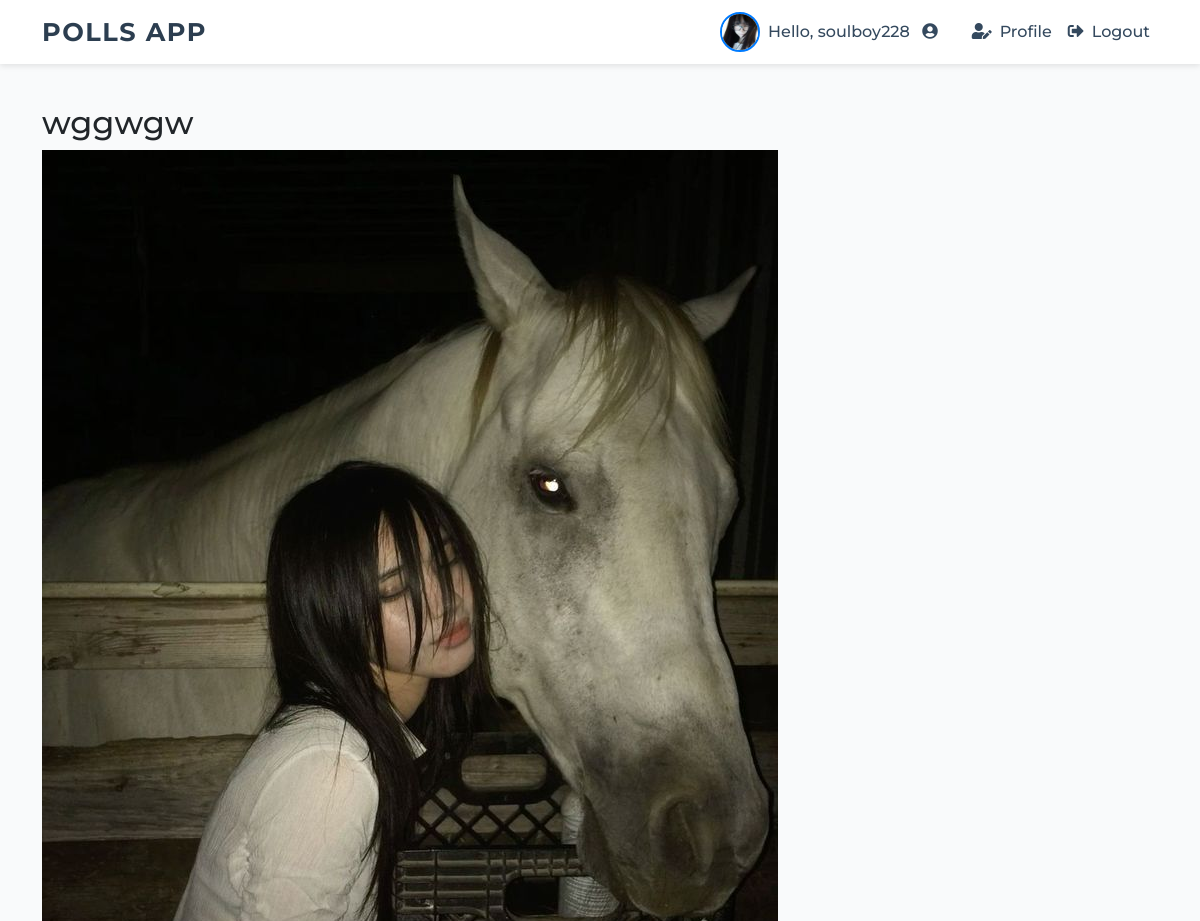
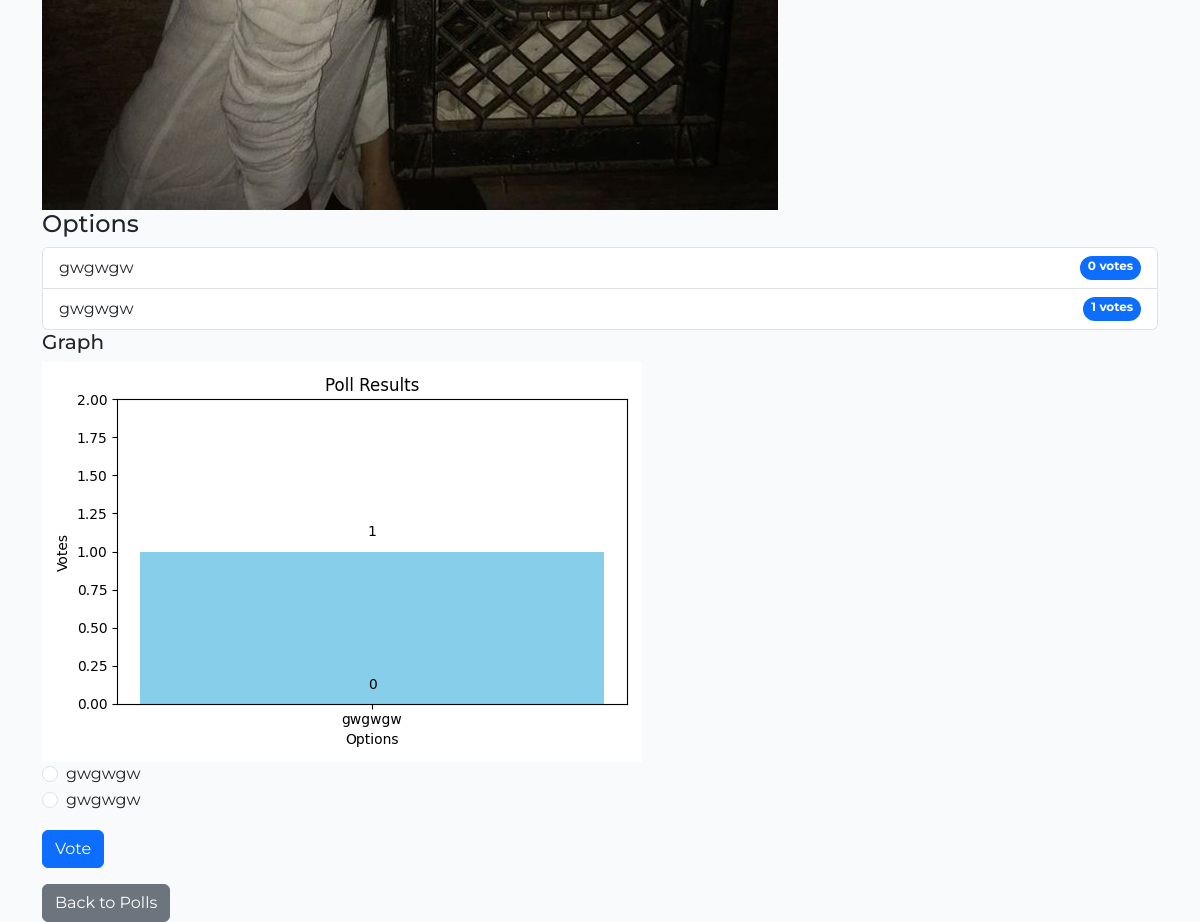
The app's page /poll/2 (signed in) with its own data (2 pictures, top to bottom).
### app.py (models this page shows, shortened)
class User(UserMixin, db.Model):
    id = db.Column(db.Integer, primary_key=True)
    username = db.Column(db.String(150), unique=True, nullable=False)
    password_hash = db.Column(db.String(256), nullable=False)
    is_admin = db.Column(db.Boolean, default=False)
    avatar_filename = db.Column(db.String(300), nullable=True)
    votes = db.relationship('Vote', backref='user', lazy=True)

class Poll(db.Model):
    id = db.Column(db.Integer, primary_key=True)
    question = db.Column(db.String(500), nullable=False)
    image_filename = db.Column(db.String(300))
    options = db.relationship('Option', backref='poll', lazy=True)
    votes = db.relationship('Vote', backref='poll', lazy=True)

class Option(db.Model):
    id = db.Column(db.Integer, primary_key=True)
    text = db.Column(db.String(200), nullable=False)
    poll_id = db.Column(db.Integer, db.ForeignKey('poll.id'), nullable=False)
    votes = db.relationship('Vote', backref='option', lazy=True)

### app.py (the view, shortened to what this page needs)
@app.route('/poll/<int:poll_id>', methods=['GET', 'POST'])
@login_required
def poll_detail(poll_id):
    poll = Poll.query.get_or_404(poll_id)
    voted = Vote.query.filter_by(user_id=current_user.id, poll_id=poll_id).first()
    votes_count = {option.id: len(option.votes) for option in poll.options}
    total_votes = sum(votes_count.values())
    chart_filename = None
    if voted:
        chart_filename = create_poll_chart(poll)
    return render_template('poll_detail.html', poll=poll, voted=voted, votes_count=votes_count, total_votes=total_votes, chart_filename=chart_filename)

### app.py (called while the page is built)
@login_manager.user_loader
def load_user(user_id):
    return User.query.get(int(user_id))

def create_poll_chart(poll):
    labels = [option.text for option in poll.options]
    votes = [len(option.votes) for option in poll.options]
    plt.figure(figsize=(6, 4))
    bars = plt.bar(labels, votes, color='skyblue')
    plt.title('Poll Results')
    plt.xlabel('Options')
    plt.ylabel('Votes')
    plt.ylim(0, max(votes + [1]) + 1)
    for bar, vote in zip(bars, votes):
        plt.text(bar.get_x() + bar.get_width() / 2, bar.get_height() + 0.1, str(vote), ha='center')
    graph_folder = os.path.join(app.static_folder, 'graphs')
    os.makedirs(graph_folder, exist_ok=True)
    filename = f'poll_{poll.id}.png'
    filepath = os.path.join(graph_folder, filename)
    plt.tight_layout()
    plt.savefig(filepath)
    plt.close()
    return filename

### templates/poll_detail.html
{% extends "layout.html" %}
{% block content %}
  <h2>{{ poll.question }}</h2>
  {% if poll.image_filename %}
    <img src="{{ url_for('static', filename='uploads/' ~ poll.image_filename) }}" class="img-fluid" alt="Poll Image">
  {% endif %}
  <h4>Options</h4>
  <ul class="list-group">
    {% for option in poll.options %}
      <li class="list-group-item d-flex justify-content-between">
        {{ option.text }}
        <span class="badge bg-primary rounded-pill">
          {{ votes_count.get(option.id, 0) }} votes
        </span>
      </li>
    {% endfor %}
  </ul>
  {% if chart_filename %}
    <h5>Graph</h5>
    <img src="{{ url_for('static', filename='graphs/' ~ chart_filename) }}" alt="Poll Results Graph" class="img-fluid">
  {% endif %}
  <form method="POST">
    {% for option in poll.options %}
      <div class="form-check">
        <input class="form-check-input" type="radio" name="option" id="option{{ option.id }}" value="{{ option.id }}" required>
        <label class="form-check-label" for="option{{ option.id }}">
          {{ option.text }}
        </label>
      </div>
    {% endfor %}
    <button type="submit" class="btn btn-primary mt-3">Vote</button>
  </form>
  <a href="{{ url_for('index') }}" class="btn btn-secondary mt-3">Back to Polls</a>
{% endblock %}

### templates/layout.html (shortened to what this page needs)
<!doctype html>
<html lang="en">
<head>
  <link href="https://cdnjs.cloudflare.com/ajax/libs/font-awesome/5.15.3/css/all.min.css" rel="stylesheet" />
  <link href="https://cdn.jsdelivr.net/npm/bootstrap@5.3.0/dist/css/bootstrap.min.css" rel="stylesheet" />
</head>
<body>
  <nav class="navbar fixed-top navbar-expand-lg">
    <div class="container">
      <a class="navbar-brand" href="{{ url_for('index') }}">Polls App</a>
      <div class="collapse navbar-collapse justify-content-end" id="navbarNav">
        <ul class="navbar-nav align-items-center">
          {% if current_user.is_authenticated %}
          <li class="nav-item d-flex align-items-center me-3">
            {% if current_user.avatar_filename %}
            <img src="{{ url_for('static', filename='uploads/' ~ current_user.avatar_filename) }}" alt="Avatar"
              class="avatar" title="{{ current_user.username }}">
            {% endif %}
            <span class="navbar-text">Hello, {{ current_user.username }} <i class="fas fa-user-circle ms-2"></i></span>
          </li>
          <li class="nav-item">
            <a class="nav-link" href="{{ url_for('profile') }}"><i class="fas fa-user-edit me-2"></i>Profile</a>
          </li>
          <li class="nav-item">
            <a class="nav-link" href="{{ url_for('logout') }}"><i class="fas fa-sign-out-alt me-2"></i>Logout</a>
          </li>
          {% endif %}
        </ul>
      </div>
    </div>
  </nav>
  <div class="container mt-4">
    {% block content %}{% endblock %}
  </div>
</body>
</html>

### templates/layout.html (style rules this page uses)
body { padding-top: 80px; font-family: 'Montserrat', sans-serif; background-color: #f9fafb; }
.navbar { background-color: #ffffff; box-shadow: 0 2px 6px rgba(0, 0, 0, 0.1); }
.navbar-brand { font-weight: 700; font-size: 1.6rem; letter-spacing: 1.5px; color: #2c3e50 !important; text-transform: uppercase; }
.nav-link { font-weight: 500; color: #34495e !important; transition: color 0.3s ease; }
.navbar-text { color: #34495e; font-weight: 500; margin-right: 10px; }
.avatar { width: 40px; height: 40px; object-fit: cover; border-radius: 50%; border: 2px solid #007bff; margin-right: 8px; transition: transform 0.3s ease; }

### records on screen
User: avatar_filename (picture), username "soulboy228"
Poll: question "wggwgw", image_filename (picture)
Option: text "gwgwgw", get "0"
Option: text "gwgwgw", get "1"
